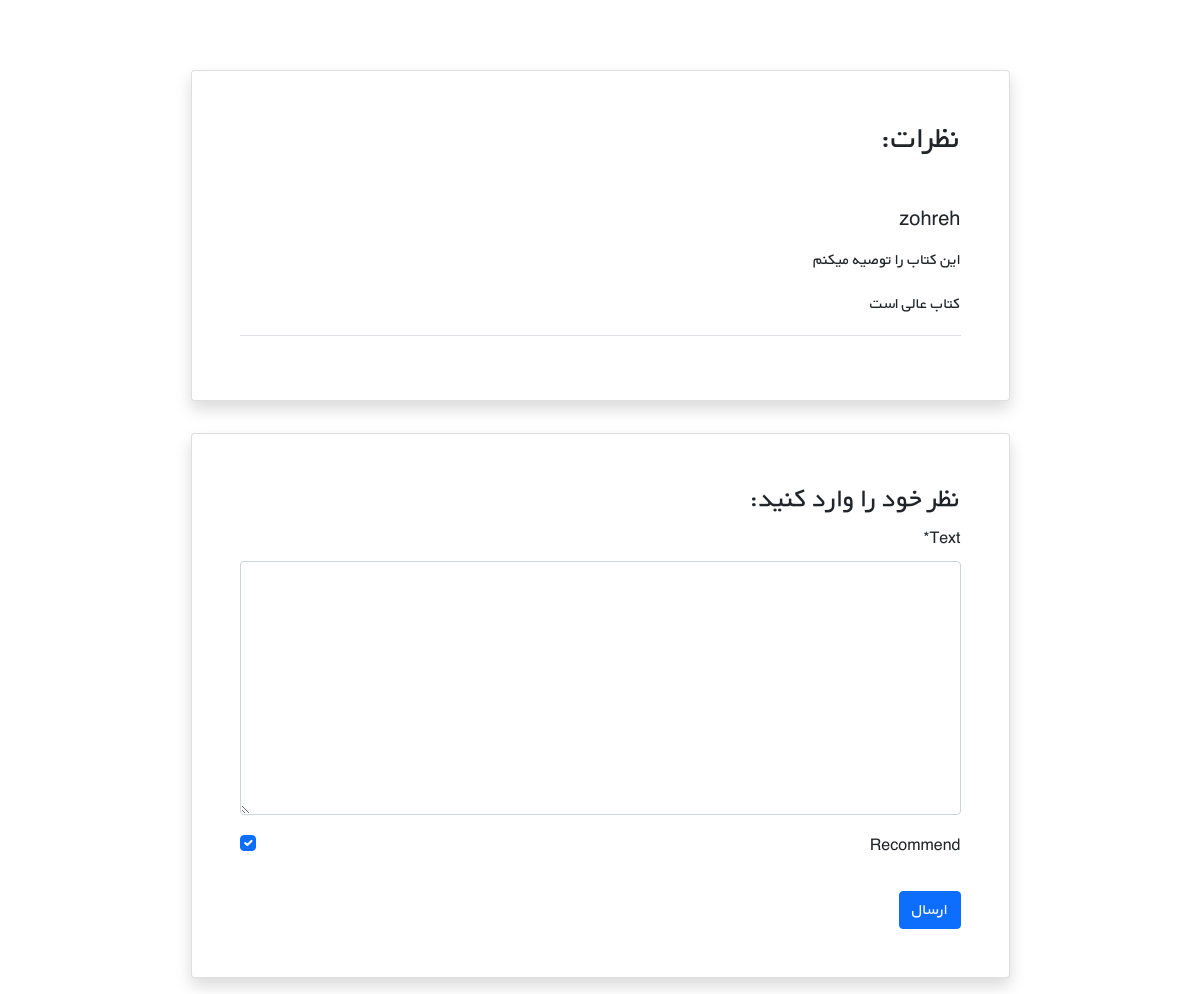
/books/9/ (signed in, lower part), run on an earlier commit of the app's database.
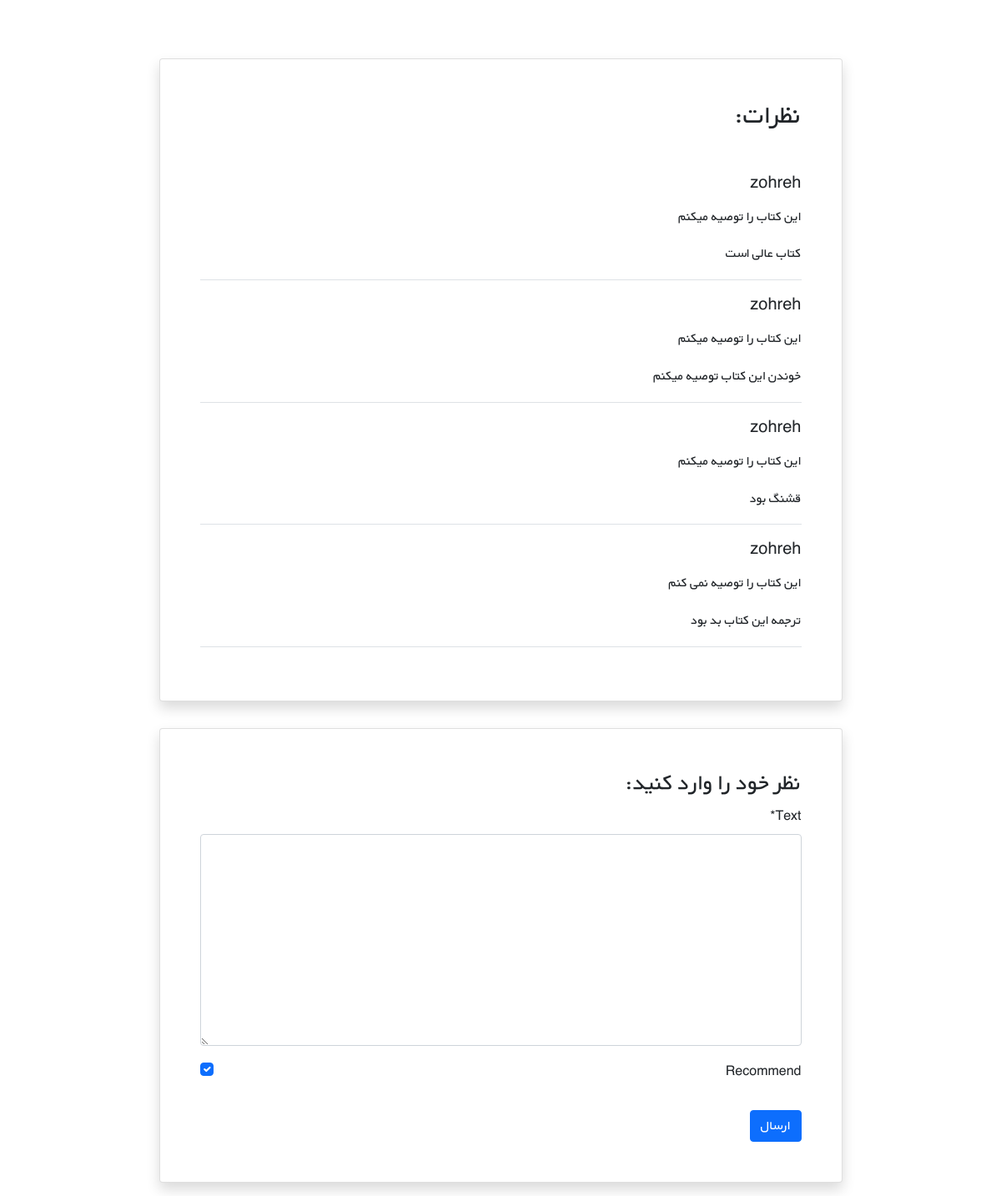
And on a later commit of the database.
### books/models.py (models this page shows, shortened)
class Comment(models.Model):
    user = models.ForeignKey(get_user_model(),on_delete=models.CASCADE)
    book = models.ForeignKey(Book, on_delete=models.CASCADE, related_name='comments')
    text = models.TextField()
    is_active = models.BooleanField(default=True)
    recommend = models.BooleanField(default=True)
    datetime_created = models.DateTimeField(auto_now_add=True)

### accounts/models.py (models this page shows)
class CustomUser(AbstractUser):
    age = models.PositiveIntegerField(null=True, blank=True)

### books/views.py (the view)
# urls.py: path('<int:pk>/', book_detail_view, name='book_detail'),
@login_required
def book_detail_view(request, pk):
    book = get_object_or_404(Book, pk=pk)
    book_comments = book.comments.all()
    if request.method == 'POST':
        comment_form = CommentForm(request.POST)
        if comment_form .is_valid():
            new_comment = comment_form.save(commit=False)
            new_comment.book = book
            new_comment.user = request.user
            new_comment.save()
            comment_form = CommentForm()
    else:
        comment_form = CommentForm()
    return render(request, 'books/book_detail.html', {
        'book': book,
        'comments': book_comments,
        'comment_form': comment_form,
    })

### books/forms.py
class CommentForm(forms.ModelForm):
    class Meta:
        model = Comment
        fields = ('text', 'recommend',)

### books/templates/books/book_detail.html (shortened to what this page needs)
{% extends '_base.html' %}
{% load crispy_forms_tags %}
{% block content %}
    <div class="container mt-5" dir="rtl">
        <div class="">
            <div class="">
                <div class="d-flex justify-content-center">
                    <div class="my-3 p-5 w-sm-75 w-100">
                    </div>
                </div>
                <div class="d-flex justify-content-center">
                    <div class="card shadow my-3 p-5 w-sm-75 w-100">
                        <h2 class="mb-5">نظرات:</h2>
                        {% for comment in comments %}
                            {% if comment.is_active %}
                                <div class="border-bottom mb-3">
                                    <h5 class="mb-3">{{ comment.user.username }}</h5>
                                    {% if comment.recommend %}
                                        <p>این کتاب را توصیه میکنم</p>
                                    {% else %}
                                        <p>این کتاب را توصیه نمی کنم</p>
                                    {% endif %}
                                    <p>{{ comment.text|linebreaks }}</p>
                                </div>
                            {% endif %}
                        {% endfor %}
                    </div>
                </div>
                <div class="d-flex justify-content-center">
                    <div class="card shadow my-3 p-5 w-sm-75 w-100">
                        <h3>نظر خود را وارد کنید:</h3>
                        <form method="POST">
                            {{ comment_form|crispy }}
                            <button type="submit" class="btn btn-primary mt-3">ارسال</button>
                        </form>
                    </div>
                </div>
            </div>
        </div>
    </div>
{% endblock %}

### templates/_base.html (shortened to what this page needs)
{% load static %}
<!DOCTYPE HTML PUBLIC "-//W3C//DTD HTML 4.01//EN" "http://www.w3.org/TR/html4/strict.dtd">
<html lang="en">
<head>
    <link href="https://cdn.jsdelivr.net/npm/bootstrap@5.1.3/dist/css/bootstrap.min.css" rel="stylesheet"
>
    <link rel="stylesheet" href="{% static 'css/style.css' %}">
</head>
<body>
<div class="container">
    {% block content %}
    {% endblock %}
</div>
</body>
</html>

### static/css/style.css (style rules this page uses)
* { font-family: 'BYekan', sans-serif; line-height: 1.8rem; }
@media (min-width: 576px) { .w-sm-75 { width: 75%!important; } }

What changed in the data, as far as the page shows it:
added Comment: user.username "zohreh", recommend "این کتاب را توصیه میکنم", text "خوندن این کتاب توصیه میکنم"
added Comment: user.username "zohreh", recommend "این کتاب را توصیه میکنم", text "قشنگ بود"
added Comment: user.username "zohreh", recommend "این کتاب را توصیه نمی کنم", text "ترجمه این کتاب بد بود"
